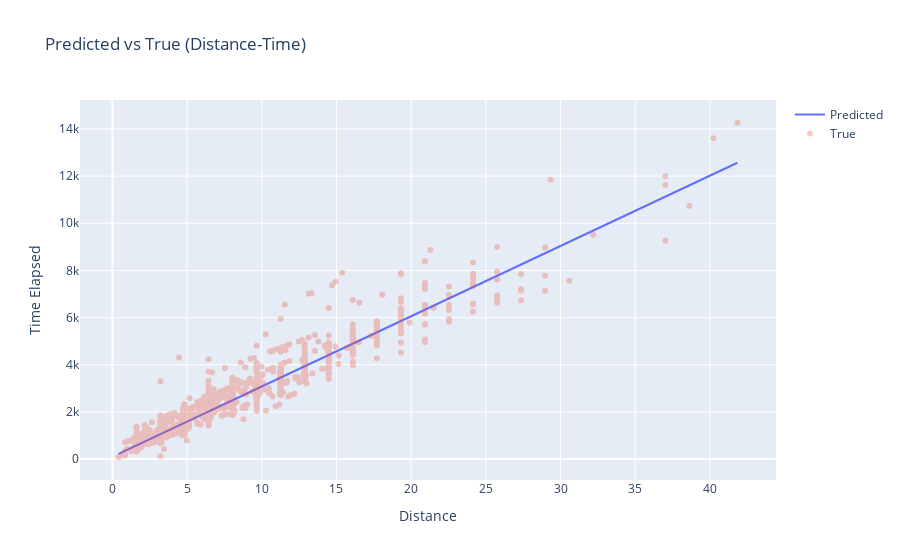

The code cell stored with this chart in its notebook:
### Code cell
fig = go.Figure()

fig.add_trace(go.Scatter(
    x=dt_prediction_results['x'],
    y=dt_prediction_results['y_pred'],
    mode='lines',
    name='Predicted'
))

fig.add_trace(go.Scatter(
    x=dt_prediction_results['x'],
    y=dt_prediction_results['y_true'],
    mode='markers',
    name='True',
    opacity=0.3
))

fig.update_layout(
    title="Predicted vs True (Distance-Time)",
    xaxis_title="Distance",
    yaxis_title="Time Elapsed"
)

fig.show()

### Figure 1 — Plotly figure (JSON) as saved in the notebook; plotly's stock layout.template omitted (floating-point values rounded to 4 significant figures; data arrays with more than 128 entries replaced by an {"elided": "..."} marker saying what was removed)
{"data": [{"mode": "lines", "name": "Predicted", "type": "scatter", "x": {"elided": "1687 float values"}, "y": {"elided": "1687 float values"}}, {"mode": "markers", "name": "True", "opacity": 0.3, "type": "scatter", "x": {"elided": "1687 float values"}, "y": {"elided": "1687 float values"}}], "layout": {"title": {"text": "Predicted vs True (Distance-Time)"}, "xaxis": {"title": {"text": "Distance"}}, "yaxis": {"title": {"text": "Time Elapsed"}}}}
